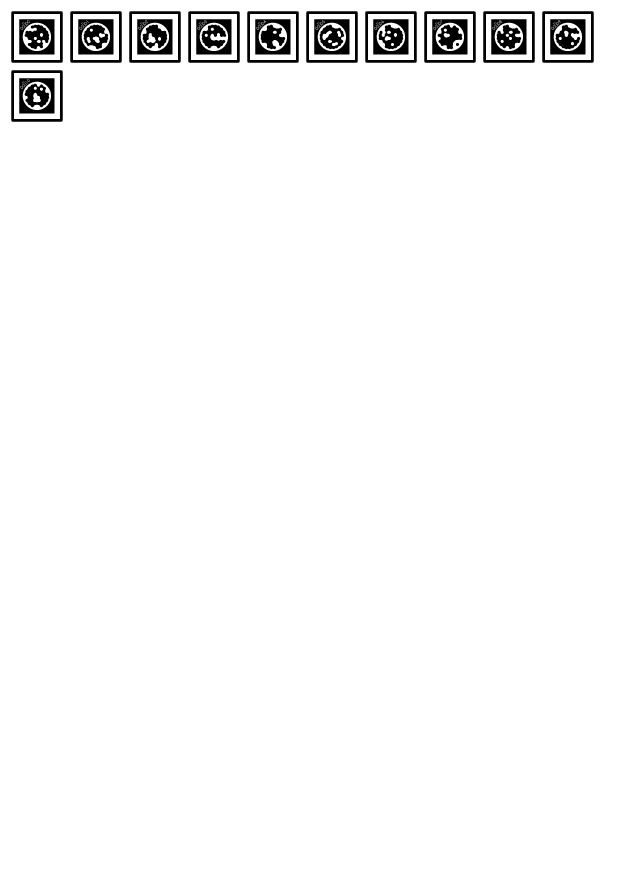
#> input picture src/stag-gen/0.png, 2480 x 3507 px (shown at 1/4 size); its folder holds only this picture in this run
$ python arrange_print.py
#> lines starting #> are read from the running program, lines starting #| are printed output that depends on the picture
from glob import glob
import cv2
from PIL import Image  # type: ignore
from pathlib import Path
from typing import List, Tuple
import math
import numpy as np

dpi = 300
width_mm = 210
height_mm = 297
item_mm = 15
gap_h_mm = 5
gap_v_mm = 5
outline = True


def mm_to_inch(mm):
    return mm / 25.4


width_inch = mm_to_inch(width_mm)
height_inch = mm_to_inch(height_mm)
item_inch = mm_to_inch(item_mm)
gap_h_inch = mm_to_inch(gap_h_mm)
gap_v_inch = mm_to_inch(gap_v_mm)


width_pix, height_pix = int(width_inch * dpi), int(height_inch * dpi)
item_w_pix, item_h_pix = int(item_inch * dpi), int(item_inch * dpi)
gap_h_pix, gap_v_pix = int(gap_h_inch * dpi), int(gap_v_inch * dpi)

row_item_num = int((width_pix - 2 * gap_h_pix) / (item_w_pix + gap_h_pix))
col_item_num = int((height_pix - 2 * gap_v_pix) / (item_h_pix + gap_v_pix))
item_per_page = row_item_num * col_item_num

all_imgs_path: List[Path] = [
    file for ext in ["*.jpg", "*.png"] for file in Path(".").rglob(ext)
]
all_imgs: List[np.ndarray] = []

for path in all_imgs_path:
    img = cv2.imread(str(path))
#> img is the input picture: shape (3507, 2480, 3); min 0, max 255, mean 247.4
    img = cv2.resize(img, (item_w_pix, item_h_pix), None)
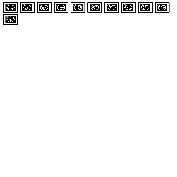
#> img: shape (177, 177, 3); min 0, max 255, mean 246
    all_imgs.append(img)

page_num = math.ceil(len(all_imgs) / item_per_page)
#> page_num = 1
print(f"page_num : {page_num}")
#| page_num : 1
print(f"iter_per_page : {item_per_page}")
print(f"row-item: {row_item_num}")
print(f"col-item: {col_item_num}")


def blit(frame: np.ndarray, data: np.ndarray, pos: Tuple[int, int], outline: bool):
    x, y = pos
    row, col = y, x
    w, h = data.shape[:2]
    frame[row : row + w, col : col + h, :] = data
    if outline:
        w, h, c = data.shape
        thickness = int(3 * (dpi / 92))
        contour = np.array(
            [
                (x - thickness, y - thickness),
                (x + w + thickness, y - thickness),
                (x + w + thickness, y + h + thickness),
                (x - thickness, y + h + thickness),
            ]
        )

        cv2.polylines(
            frame,
            [contour],
            isClosed=True,
            color=(0, 0, 0),
            thickness=thickness,
        )


result_page = []
for _ in range(page_num):
    canvas = np.full((height_pix, width_pix, 3), 255, dtype=np.uint8)
    items = all_imgs[:item_per_page].copy()
    if len(all_imgs) > item_per_page:
        all_imgs = all_imgs[item_per_page + 1 :]
    for i, item in enumerate(items):
        row = i // row_item_num
        col = i % row_item_num
        x = gap_h_pix + int(col * (item_w_pix + gap_h_pix))
        y = gap_v_pix + int(row * (item_h_pix + gap_v_pix))
        blit(canvas, item, (x, y), True)
    result_page.append(canvas.copy())
    cv2.imshow("test", cv2.resize(canvas, None, fx=0.2, fy=0.2))
    cv2.waitKey(0)
#> this loop made 1 pass
#> pass 1, `cv2.imshow("test", cv2.resize(canvas, None, fx=0.2, fy=0.2))`:
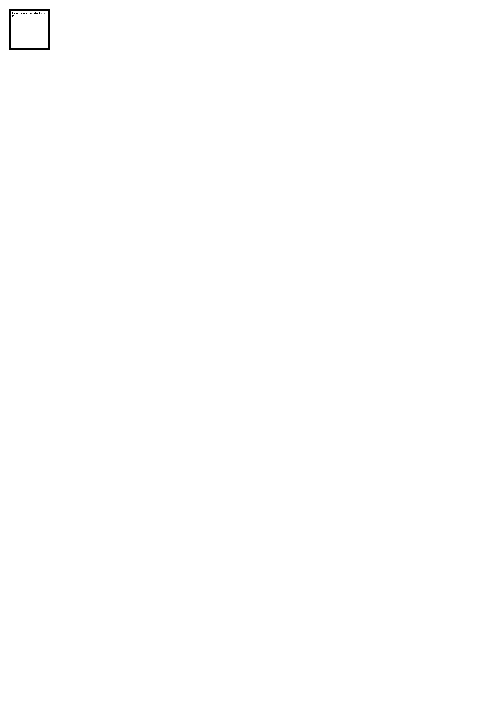
#> window 'test': shape (701, 496, 3); min 0, max 255, mean 254.8
#> after the loop, all_imgs = 1 item; result_page = 1 item


for i, canvas in enumerate(result_page):
    canvas = cv2.cvtColor(canvas, cv2.COLOR_BGR2RGB)
    canvas = Image.fromarray(canvas)
    canvas.save(f"{i}.png", dpi=(dpi, dpi))  # type: ignore
